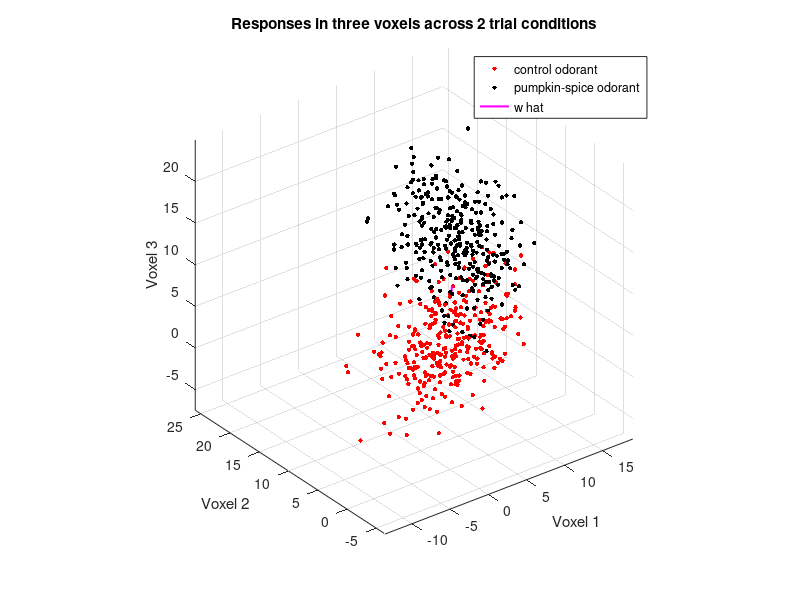

Recreate this plot in MATLAB. (Note: this script raises an error after producing the figure.)
clear; close all; clc;

%%
load('experimentData.mat')
load('newMeasurements.mat')

cond1_index = find(trialConds == 1);
cond2_index = find(trialConds == 2);
data1 = data(cond1_index, :);
data2 = data(cond2_index, :);

test1_index = find(newConds == 1);
test2_index = find(newConds == 2);
test1 = newMeasurements(test1_index, :);
test2 = newMeasurements(test2_index, :);

%% prototype classifier
mean_data1 = mean(data1);
mean_data2 = mean(data2);
w = mean_data2 - mean_data1;
w_norm = sqrt(sum(w.^2));
w_hat = w./w_norm;
midpoint_data = (mean_data1 + mean_data2)/2;

figure();
scatter3(data1(:, 1), data1(:, 2), data1(:, 3), 10, 'r', ...
    'filled', 'DisplayName', 'control odorant')
hold on;
scatter3(data2(:, 1), data2(:, 2), data2(:, 3), 10, 'k', ...
    'filled', 'DisplayName', 'pumpkin-spice odorant')
legend();
xlabel('Voxel 1'); ylabel('Voxel 2'); zlabel('Voxel 3');
title('Responses in three voxels across 2 trial conditions')

plot3([midpoint_data(1) - w_hat(1)/2, midpoint_data(1) + w_hat(1)/2], ...
    [midpoint_data(2) - w_hat(2)/2, midpoint_data(2) + w_hat(2)/2], ...
    [midpoint_data(3) - w_hat(3)/2, midpoint_data(3) + w_hat(3)/2], ...
    'm-', 'DisplayName', 'w hat', 'LineWidth', 1.5)
axis equal;

x_dec_boundary = xlim;
y_dec_boundary = ylim;
z_dec_boundary = decision_boundary(x_dec_boundary, y_dec_boundary, ...
    midpoint_data, w_hat);

pointsss = 1e2;
x_range = linspace(x_dec_boundary(1), x_dec_boundary(2), pointsss);
y_range = linspace(y_dec_boundary(1), y_dec_boundary(2), pointsss);
z_range = zeros(pointsss, 1);
for zz = 1:pointsss
    z_range(zz) = decision_boundary(x_range(zz), y_range(zz), midpoint_data, w_hat);
end

[x, y] = meshgrid(x_range, y_range);
z = zeros(pointsss, pointsss);
for zz = 1:pointsss
    for ff = 1:pointsss
        z(zz, ff) = decision_boundary(x(zz, ff), y(zz, ff), midpoint_data, w_hat);
    end
end
surf(x, y, z, 'FaceColor', '#EDB120', 'EdgeColor','#EDB120', 'FaceAlpha', ...
    0.5, 'EdgeAlpha', 0.5, 'DisplayName', 'Decision boundary');
set(gca, 'FontSize', 14)
set(gca, 'LineWidth', 2)
title('Prototype Classifier')
legend('Location', 'northeastoutside');

frac_correctly_classified_train = classification_performance(data1, ...
    data2, x_dec_boundary, y_dec_boundary, z_dec_boundary, w_hat)

frac_correctly_classified_test = classification_performance(test1, ...
    test2, x_dec_boundary, y_dec_boundary, z_dec_boundary, w_hat)

%% Fischer Linear Discriminant
lambdas = 0:0.05:1;
frac_correctly_classified_train_cv = zeros(length(lambdas), 1);
frac_correctly_classified_test_cv = zeros(length(lambdas), 1);

for ll = 1:length(lambdas)
    lambda = lambdas(ll);
    
    cov_data1 = cov(data1); cov_data2 = cov(data2);
    cov_combined = (cov_data1 + cov_data2)/2;

    cov_estimated = (1 - lambda) .* cov_combined + lambda .* eye(3);
    w_hat_estim = cov_estimated \ w';% \ cov_estimated;

    z_dec_boundary = decision_boundary(x_dec_boundary, y_dec_boundary, ...
        midpoint_data, w_hat_estim);

    frac_correctly_classified_train_cv(ll) = classification_performance(data1, ...
        data2, x_dec_boundary, y_dec_boundary, z_dec_boundary, w_hat_estim);

    frac_correctly_classified_test_cv(ll) = classification_performance(test1, ...
        test2, x_dec_boundary, y_dec_boundary, z_dec_boundary, w_hat_estim);
end

figure()
plot(lambdas, frac_correctly_classified_train_cv, 'ro-', 'DisplayName', 'train')
hold on;
plot(lambdas, frac_correctly_classified_test_cv, 'b*-', 'DisplayName', 'test')
xlabel('\lambda')
ylabel('proportion correctly classified')
title("Fischer's Linear Discriminant Classifier cross-validation")
legend()

%% QDA
figure()
scatter3(data1(:, 1), data1(:, 2), data1(:, 3), 10, 'r', ...
    'filled', 'DisplayName', 'control odorant')
hold on;
scatter3(data2(:, 1), data2(:, 2), data2(:, 3), 10, 'k', ...
    'filled', 'DisplayName', 'pumpkin-spice odorant')
legend();
xlabel('Voxel 1'); ylabel('Voxel 2'); zlabel('Voxel 3');
title('Responses in three voxels across 2 trial conditions')

xx_ = xlim;
yy_ = ylim;
zz_ = zlim;
pps = 40;
xx = linspace(xx_(1), xx_(2), pps);
yy = linspace(yy_(1), yy_(2), pps);
zz = linspace(zz_(1), zz_(2), pps);
[X, Y, Z] = meshgrid(xx, yy, zz);
XYZ = [X(:) Y(:) Z(:)];
p1 = mvnpdf(XYZ, mean_data1, cov_data1);
p2 = mvnpdf(XYZ, mean_data2, cov_data2);

diff_p = p1 - p2;
aa = abs(diff_p);
thresh = 0.01 * max(aa);
scatter3(XYZ(aa>thresh, 1), XYZ(aa>thresh, 2), XYZ(aa>thresh, 3), [], ...
    aa(aa>thresh), 'MarkerFaceAlpha', 1, ...
    'MarkerEdgeAlpha', 0.4)

p1_Quadratic = reshape(p1, length(zz), length(yy), length(xx));
p2_Quadratic = reshape(p2, length(zz), length(yy), length(xx));
%p3_Quadratic = reshape(p3, length(zz), length(yy), length(xx));
idx_Zgrid = zeros(1,length(zz)); 
%logDiff = (log(p1_Quadratic) - log(p2_Quadratic))<1e-3;
logDiff = (log(p1_Quadratic) - log(p2_Quadratic))<1e-3;
for kk = 1:length(xx)
    idx_Zgrid(kk) = length(yy) - find(flipud(logDiff(:,kk))==0,1);
end
%%
% pointsss = 1e2;
% 
% [x, y, z] = meshgrid(xx, yy, idx_Zgrid);
% xyz = [x(:) y(:) z(:)];
% surf(x, y, z, 'FaceColor', '#EDB120', 'EdgeColor','#EDB120', 'FaceAlpha', ...
%     0.5, 'EdgeAlpha', 0.5, 'DisplayName', 'Decision boundary');


% dec_x = zeros(length(diff_p), 1);
% dec_y = zeros(length(diff_p), 1);
% for i = 1:length(diff_p)
%     if abs(diff_p(i)) <= 1e-4
%         dec_x(i) = XY(i, 1);
%         dec_y(i) = XY(i, 2);
%     end
% end
% plot(dec_x, dec_y, 'k*')

%%
p1_train1 = mvnpdf(data1, mean_data1, cov_data1);
p2_train1 = mvnpdf(data1, mean_data2, cov_data2);
p1_train2 = mvnpdf(data2, mean_data1, cov_data1);
p2_train2 = mvnpdf(data2, mean_data2, cov_data2);

correct_train1 = sum(p1_train1 > p2_train1);
correct_train2 = sum(p2_train2 > p1_train2);

frac_correctly_classified_train = (correct_train1 + correct_train2)./...
    (size(data1, 1) + size(data2, 1))
%%
p1_test1 = mvnpdf(test1, mean_data1, cov_data1);
p2_test1 = mvnpdf(test1, mean_data2, cov_data2);
p1_test2 = mvnpdf(test2, mean_data1, cov_data1);
p2_test2 = mvnpdf(test2, mean_data2, cov_data2);

correct_test1 = sum(p1_test1 > p2_test1);
correct_test2 = sum(p2_test2 > p1_test2);

frac_correctly_classified_test = (correct_test1 + correct_test2)./...
    (size(test1, 1) + size(test2, 1))
%% Functions
function z_dec_boundary = decision_boundary(x_dec_boundary, y_dec_boundary, ...
    midpoint_data, w_hat)
    
    z_dec_boundary = midpoint_data(3) - (w_hat(2)/w_hat(3)) * (y_dec_boundary - ...
        midpoint_data(2)) - (w_hat(1)/w_hat(3)) * (x_dec_boundary - ...
        midpoint_data(2));
end

function frac_correctly_classified = classification_performance(data1, data2, ...
    x_dec_boundary, y_dec_boundary, z_dec_boundary, w_hat)
    
    x1_ones = ones(size(data1(:, 1))) .* x_dec_boundary(1);
    y1_ones = ones(size(data1(:, 1))) .* y_dec_boundary(1);
    z1_ones = ones(size(data1(:, 1))) .* z_dec_boundary(1);
    x2_ones = ones(size(data2(:, 1))) .* x_dec_boundary(1);
    y2_ones = ones(size(data2(:, 1))) .* y_dec_boundary(1);
    z2_ones = ones(size(data2(:, 1))) .* z_dec_boundary(1);
    
    z_data1 = z1_ones - (w_hat(2)/w_hat(3)) * (data1(:, 2) - y1_ones) - ...
        (w_hat(1)/w_hat(3)) * (data1(:, 1) - x1_ones);
    z_data2 = z2_ones - (w_hat(2)/w_hat(3)) * (data2(:, 2) - y2_ones) - ...
        (w_hat(1)/w_hat(3)) * (data2(:, 1) - x2_ones);
    correct_data1 = sum(z_data1 >= data1(:, 3));
    correct_data2 = sum(z_data2 <= data2(:, 3));
    frac_correctly_classified = (correct_data1 + correct_data2)./...
        (2 * size(data1, 1));
end